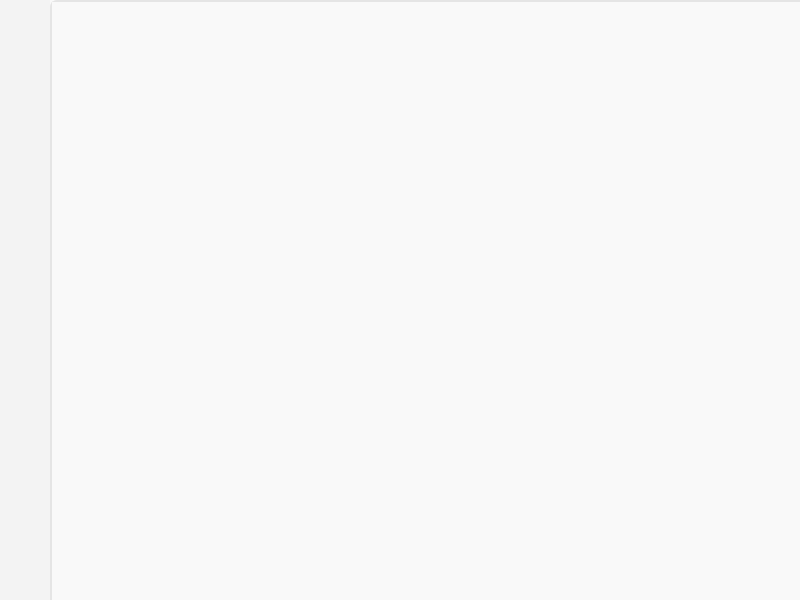
<?xml version="1.0" encoding="UTF-8"?>
<ui version="4.0">
 <class>MainWindow</class>
 <widget class="QMainWindow" name="MainWindow">
  <property name="geometry">
   <rect>
    <x>0</x>
    <y>0</y>
    <width>800</width>
    <height>600</height>
   </rect>
  </property>
  <property name="minimumSize">
   <size>
    <width>550</width>
    <height>500</height>
   </size>
  </property>
  <property name="windowTitle">
   <string>MainWindow</string>
  </property>
  <widget class="QWidget" name="centralwidget">
   <property name="styleSheet">
    <string notr="true">* {
	background-color : #f9f9f9;
	font: 600 20pt &quot;Segoe UI Variable Display Semib&quot;;
}

#leftMenu {
	background : #f3f3f3;
}

#leftMenu .QPushButton {
	
	background-color: transparent;
	border-radius : 7px;

}

#leftMenu .QPushButton:hover {
	background-color: #ededed;
}

#leftMenu .QPushButton:pressed {
	background-color: transparent;
}

#mainFrame {
	border-left : 2px solid #e5e5e5;
	border-top : 2px solid #e5e5e5;
	border-top-left-radius: 7px;
	border-bottom : transparent;
	border-right : transparent;
}

#leftMenu .QPushButton {
		padding : 7px;
}

#settings_btn {
	image: url(:/leftMenu/Icons/regular_settings_dark.svg);
}

#home_btn {
	image: url(:/leftMenu/Icons/regular_home_dark.svg);
}

#theme_btn {
	
	image: url(:/leftMenu/Icons/dark_theme_icon.svg);
}

#menu_btn {
	image: url(:/leftMenu/Icons/menu_dark.svg);
}

#info_btn {
	image: url(:/leftMenu/Icons/dark_info.svg);
}</string>
   </property>
   <layout class="QHBoxLayout" name="horizontalLayout">
    <property name="spacing">
     <number>0</number>
    </property>
    <property name="leftMargin">
     <number>0</number>
    </property>
    <property name="topMargin">
     <number>0</number>
    </property>
    <property name="rightMargin">
     <number>0</number>
    </property>
    <property name="bottomMargin">
     <number>0</number>
    </property>
    <item>
     <widget class="QFrame" name="leftMenu">
      <property name="maximumSize">
       <size>
        <width>50</width>
        <height>16777215</height>
       </size>
      </property>
      <property name="styleSheet">
       <string notr="true"/>
      </property>
      <layout class="QVBoxLayout" name="verticalLayout">
       <property name="spacing">
        <number>5</number>
       </property>
       <property name="leftMargin">
        <number>5</number>
       </property>
       <property name="topMargin">
        <number>5</number>
       </property>
       <property name="rightMargin">
        <number>5</number>
       </property>
       <property name="bottomMargin">
        <number>5</number>
       </property>
       <item>
        <widget class="QPushButton" name="menu_btn">
         <property name="sizePolicy">
          <sizepolicy hsizetype="Minimum" vsizetype="Expanding">
           <horstretch>0</horstretch>
           <verstretch>0</verstretch>
          </sizepolicy>
         </property>
         <property name="maximumSize">
          <size>
           <width>16777215</width>
           <height>40</height>
          </size>
         </property>
         <property name="toolTip">
          <string>Menu</string>
         </property>
         <property name="styleSheet">
          <string notr="true">image-position : center</string>
         </property>
         <property name="text">
          <string/>
         </property>
        </widget>
       </item>
       <item>
        <widget class="QPushButton" name="home_btn">
         <property name="sizePolicy">
          <sizepolicy hsizetype="Minimum" vsizetype="Expanding">
           <horstretch>0</horstretch>
           <verstretch>0</verstretch>
          </sizepolicy>
         </property>
         <property name="maximumSize">
          <size>
           <width>16777215</width>
           <height>40</height>
          </size>
         </property>
         <property name="toolTip">
          <string>Home</string>
         </property>
         <property name="styleSheet">
          <string notr="true"/>
         </property>
         <property name="text">
          <string/>
         </property>
        </widget>
       </item>
       <item>
        <spacer name="verticalSpacer">
         <property name="orientation">
          <enum>Qt::Orientation::Vertical</enum>
         </property>
         <property name="sizeHint" stdset="0">
          <size>
           <width>20</width>
           <height>40</height>
          </size>
         </property>
        </spacer>
       </item>
       <item>
        <widget class="QPushButton" name="info_btn">
         <property name="sizePolicy">
          <sizepolicy hsizetype="Minimum" vsizetype="Expanding">
           <horstretch>0</horstretch>
           <verstretch>0</verstretch>
          </sizepolicy>
         </property>
         <property name="maximumSize">
          <size>
           <width>16777215</width>
           <height>40</height>
          </size>
         </property>
         <property name="toolTip">
          <string>Theme</string>
         </property>
         <property name="styleSheet">
          <string notr="true"/>
         </property>
         <property name="text">
          <string/>
         </property>
        </widget>
       </item>
       <item>
        <widget class="QPushButton" name="theme_btn">
         <property name="sizePolicy">
          <sizepolicy hsizetype="Minimum" vsizetype="Expanding">
           <horstretch>0</horstretch>
           <verstretch>0</verstretch>
          </sizepolicy>
         </property>
         <property name="maximumSize">
          <size>
           <width>16777215</width>
           <height>40</height>
          </size>
         </property>
         <property name="toolTip">
          <string>Theme</string>
         </property>
         <property name="styleSheet">
          <string notr="true"/>
         </property>
         <property name="text">
          <string/>
         </property>
        </widget>
       </item>
       <item>
        <widget class="QPushButton" name="settings_btn">
         <property name="sizePolicy">
          <sizepolicy hsizetype="Minimum" vsizetype="Expanding">
           <horstretch>0</horstretch>
           <verstretch>0</verstretch>
          </sizepolicy>
         </property>
         <property name="maximumSize">
          <size>
           <width>16777215</width>
           <height>40</height>
          </size>
         </property>
         <property name="toolTip">
          <string>Settings</string>
         </property>
         <property name="styleSheet">
          <string notr="true"/>
         </property>
         <property name="text">
          <string/>
         </property>
        </widget>
       </item>
      </layout>
     </widget>
    </item>
    <item>
     <widget class="QFrame" name="mainFrame">
      <property name="frameShape">
       <enum>QFrame::Shape::StyledPanel</enum>
      </property>
      <property name="frameShadow">
       <enum>QFrame::Shadow::Raised</enum>
      </property>
      <layout class="QVBoxLayout" name="verticalLayout_2">
       <property name="spacing">
        <number>0</number>
       </property>
       <property name="leftMargin">
        <number>0</number>
       </property>
       <property name="topMargin">
        <number>0</number>
       </property>
       <property name="rightMargin">
        <number>0</number>
       </property>
       <property name="bottomMargin">
        <number>0</number>
       </property>
       <item>
        <widget class="QStackedWidget" name="switchPage">
         <property name="styleSheet">
          <string notr="true"/>
         </property>
         <property name="currentIndex">
          <number>0</number>
         </property>
         <widget class="QWidget" name="home_page"/>
         <widget class="QWidget" name="settings_page"/>
         <widget class="QWidget" name="info_page">
          <layout class="QVBoxLayout" name="verticalLayout_3">
           <item>
            <widget class="QLabel" name="about_lbl">
             <property name="minimumSize">
              <size>
               <width>0</width>
               <height>61</height>
              </size>
             </property>
             <property name="maximumSize">
              <size>
               <width>16777215</width>
               <height>80</height>
              </size>
             </property>
             <property name="styleSheet">
              <string notr="true">font: 600 25pt &quot;Segoe UI Variable Display Semib&quot;;</string>
             </property>
             <property name="text">
              <string>About App</string>
             </property>
             <property name="alignment">
              <set>Qt::AlignmentFlag::AlignCenter</set>
             </property>
            </widget>
           </item>
           <item>
            <spacer name="verticalSpacer_2">
             <property name="orientation">
              <enum>Qt::Orientation::Vertical</enum>
             </property>
             <property name="sizeHint" stdset="0">
              <size>
               <width>20</width>
               <height>40</height>
              </size>
             </property>
            </spacer>
           </item>
           <item>
            <widget class="QLabel" name="version_lbl">
             <property name="minimumSize">
              <size>
               <width>0</width>
               <height>100</height>
              </size>
             </property>
             <property name="maximumSize">
              <size>
               <width>16777215</width>
               <height>100</height>
              </size>
             </property>
             <property name="styleSheet">
              <string notr="true"/>
             </property>
             <property name="text">
              <string>Version - 1.0.0</string>
             </property>
             <property name="alignment">
              <set>Qt::AlignmentFlag::AlignCenter</set>
             </property>
            </widget>
           </item>
           <item>
            <widget class="QLabel" name="build_lbl">
             <property name="minimumSize">
              <size>
               <width>0</width>
               <height>100</height>
              </size>
             </property>
             <property name="maximumSize">
              <size>
               <width>16777215</width>
               <height>100</height>
              </size>
             </property>
             <property name="styleSheet">
              <string notr="true"/>
             </property>
             <property name="text">
              <string>Build - Stable</string>
             </property>
             <property name="alignment">
              <set>Qt::AlignmentFlag::AlignCenter</set>
             </property>
            </widget>
           </item>
           <item>
            <widget class="QLabel" name="creator_lbl">
             <property name="minimumSize">
              <size>
               <width>0</width>
               <height>100</height>
              </size>
             </property>
             <property name="maximumSize">
              <size>
               <width>16777215</width>
               <height>100</height>
              </size>
             </property>
             <property name="styleSheet">
              <string notr="true"/>
             </property>
             <property name="text">
              <string>Developer - Pratham Bahekar</string>
             </property>
             <property name="alignment">
              <set>Qt::AlignmentFlag::AlignCenter</set>
             </property>
            </widget>
           </item>
           <item>
            <spacer name="verticalSpacer_3">
             <property name="orientation">
              <enum>Qt::Orientation::Vertical</enum>
             </property>
             <property name="sizeHint" stdset="0">
              <size>
               <width>20</width>
               <height>40</height>
              </size>
             </property>
            </spacer>
           </item>
          </layout>
         </widget>
        </widget>
       </item>
      </layout>
     </widget>
    </item>
   </layout>
  </widget>
 </widget>
 <resources>
  <include location="icons.qrc"/>
 </resources>
 <connections/>
</ui>
